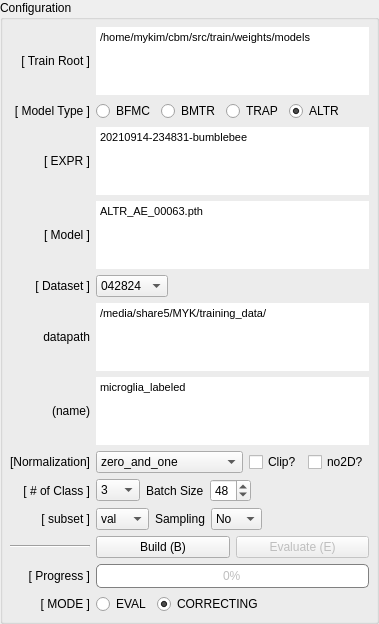
   <widget class="QGroupBox" name="gridGboxConfig">
    <property name="geometry">
     <rect>
      <x>10</x>
      <y>20</y>
      <width>341</width>
      <height>351</height>
     </rect>
    </property>
    <property name="styleSheet">
     <string notr="true"/>
    </property>
    <property name="title">
     <string>Configuration</string>
    </property>
    <layout class="QGridLayout" name="gridLayout">
     <property name="leftMargin">
      <number>7</number>
     </property>
     <property name="topMargin">
      <number>7</number>
     </property>
     <property name="rightMargin">
      <number>7</number>
     </property>
     <property name="bottomMargin">
      <number>7</number>
     </property>
     <item row="0" column="0">
      <widget class="QLabel" name="lbl_trainRoot">
       <property name="styleSheet">
        <string notr="true">font: 75 9pt &quot;Ubuntu&quot;;</string>
       </property>
       <property name="text">
        <string>[ Train Root ]</string>
       </property>
       <property name="alignment">
        <set>Qt::AlignRight|Qt::AlignTrailing|Qt::AlignVCenter</set>
       </property>
      </widget>
     </item>
     <item row="12" column="1">
      <widget class="QProgressBar" name="pBarEval">
       <property name="enabled">
        <bool>false</bool>
       </property>
       <property name="styleSheet">
        <string notr="true">QProgressBar{
    border: 1px solid grey;
    border-radius: 5px;
    text-align: center
}

QProgressBar::chunk {
    background-color: lightblue;
    width: 10px;
    margin: 1px;
}</string>
       </property>
       <property name="value">
        <number>0</number>
       </property>
      </widget>
     </item>
     <item row="1" column="1">
      <layout class="QHBoxLayout" name="hl_ModelType">
       <item>
        <widget class="QRadioButton" name="rbtnBFMC">
         <property name="styleSheet">
          <string>font: 75 9pt &quot;Ubuntu&quot;;</string>
         </property>
         <property name="text">
          <string>BFMC</string>
         </property>
         <property name="checked">
          <bool>false</bool>
         </property>
         <attribute name="buttonGroup">
          <string notr="true">btnGroup_modelType</string>
         </attribute>
        </widget>
       </item>
       <item>
        <widget class="QRadioButton" name="rbtnBMTR">
         <property name="styleSheet">
          <string>font: 75 9pt &quot;Ubuntu&quot;;</string>
         </property>
         <property name="text">
          <string>BMTR</string>
         </property>
         <property name="checked">
          <bool>false</bool>
         </property>
         <attribute name="buttonGroup">
          <string notr="true">btnGroup_modelType</string>
         </attribute>
        </widget>
       </item>
       <item>
        <widget class="QRadioButton" name="rbtnTRAP">
         <property name="styleSheet">
          <string notr="true">font: 75 9pt &quot;Ubuntu&quot;;</string>
         </property>
         <property name="text">
          <string>TRAP</string>
         </property>
         <property name="checked">
          <bool>false</bool>
         </property>
         <attribute name="buttonGroup">
          <string notr="true">btnGroup_modelType</string>
         </attribute>
        </widget>
       </item>
       <item>
        <widget class="QRadioButton" name="rbtnALTR">
         <property name="styleSheet">
          <string notr="true">font: 75 9pt &quot;Ubuntu&quot;;</string>
         </property>
         <property name="text">
          <string>ALTR</string>
         </property>
         <property name="checked">
          <bool>true</bool>
         </property>
         <attribute name="buttonGroup">
          <string notr="true">btnGroup_modelType</string>
         </attribute>
        </widget>
       </item>
       <item>
        <spacer name="hspacer1">
         <property name="orientation">
          <enum>Qt::Horizontal</enum>
         </property>
         <property name="sizeHint" stdset="0">
          <size>
           <width>40</width>
           <height>20</height>
          </size>
         </property>
        </spacer>
       </item>
      </layout>
     </item>
     <item row="7" column="1">
      <layout class="QHBoxLayout" name="hl_Batch">
       <item>
        <widget class="QComboBox" name="cbBox_NormType">
         <property name="styleSheet">
          <string notr="true">font: 75 9pt &quot;Ubuntu&quot;;</string>
         </property>
         <item>
          <property name="text">
           <string>zero_and_one</string>
          </property>
         </item>
         <item>
          <property name="text">
           <string>zero_mean</string>
          </property>
         </item>
         <item>
          <property name="text">
           <string>minus_one_and_one</string>
          </property>
         </item>
        </widget>
       </item>
       <item>
        <widget class="QCheckBox" name="chkBox_Clip">
         <property name="styleSheet">
          <string notr="true">font: 75 9pt &quot;Ubuntu&quot;;</string>
         </property>
         <property name="text">
          <string>Clip?</string>
         </property>
        </widget>
       </item>
       <item>
        <widget class="QCheckBox" name="chkBox_No2D">
         <property name="styleSheet">
          <string notr="true">font: 75 9pt &quot;Ubuntu&quot;;</string>
         </property>
         <property name="text">
          <string>no2D?</string>
         </property>
        </widget>
       </item>
       <item>
        <spacer name="hspacer4">
         <property name="orientation">
          <enum>Qt::Horizontal</enum>
         </property>
         <property name="sizeHint" stdset="0">
          <size>
           <width>40</width>
           <height>20</height>
          </size>
         </property>
        </spacer>
       </item>
      </layout>
     </item>
     <item row="8" column="0">
      <widget class="QLabel" name="lbl_numClass">
       <property name="styleSheet">
        <string notr="true">font: 75 9pt &quot;Ubuntu&quot;;</string>
       </property>
       <property name="text">
        <string>[ # of Class ]</string>
       </property>
       <property name="alignment">
        <set>Qt::AlignRight|Qt::AlignTrailing|Qt::AlignVCenter</set>
       </property>
      </widget>
     </item>
     <item row="11" column="1">
      <layout class="QHBoxLayout" name="horizontalLayout">
       <item>
        <widget class="QPushButton" name="btnBuild">
         <property name="styleSheet">
          <string notr="true">font: 75 10pt &quot;Ubuntu&quot;;</string>
         </property>
         <property name="text">
          <string>Build (B)</string>
         </property>
         <property name="shortcut">
          <string>B</string>
         </property>
        </widget>
       </item>
       <item>
        <widget class="QPushButton" name="btnEval">
         <property name="enabled">
          <bool>false</bool>
         </property>
         <property name="text">
          <string>Evaluate (E)</string>
         </property>
         <property name="shortcut">
          <string>E</string>
         </property>
        </widget>
       </item>
      </layout>
     </item>
     <item row="8" column="1">
      <layout class="QHBoxLayout" name="hl_Class" stretch="0,0,0,0">
       <item>
        <widget class="QComboBox" name="cboxNumClass">
         <property name="styleSheet">
          <string notr="true">font: 75 9pt &quot;Ubuntu&quot;;</string>
         </property>
         <property name="currentIndex">
          <number>1</number>
         </property>
         <property name="frame">
          <bool>true</bool>
         </property>
         <item>
          <property name="text">
           <string>2</string>
          </property>
         </item>
         <item>
          <property name="text">
           <string>3</string>
          </property>
         </item>
         <item>
          <property name="text">
           <string>4</string>
          </property>
         </item>
         <item>
          <property name="text">
           <string>5</string>
          </property>
         </item>
         <item>
          <property name="text">
           <string>6</string>
          </property>
         </item>
         <item>
          <property name="text">
           <string>7</string>
          </property>
         </item>
         <item>
          <property name="text">
           <string>8</string>
          </property>
         </item>
         <item>
          <property name="text">
           <string>9</string>
          </property>
         </item>
         <item>
          <property name="text">
           <string>10</string>
          </property>
         </item>
        </widget>
       </item>
       <item>
        <widget class="QLabel" name="label">
         <property name="styleSheet">
          <string notr="true">font: 75 9pt &quot;Ubuntu&quot;;</string>
         </property>
         <property name="text">
          <string>Batch Size</string>
         </property>
        </widget>
       </item>
       <item>
        <widget class="QSpinBox" name="sbBatchSize">
         <property name="styleSheet">
          <string>font: 75 9pt &quot;Ubuntu&quot;;</string>
         </property>
         <property name="maximum">
          <number>96</number>
         </property>
         <property name="value">
          <number>48</number>
         </property>
        </widget>
       </item>
       <item>
        <spacer name="hspacer3">
         <property name="orientation">
          <enum>Qt::Horizontal</enum>
         </property>
         <property name="sizeHint" stdset="0">
          <size>
           <width>40</width>
           <height>20</height>
          </size>
         </property>
        </spacer>
       </item>
      </layout>
     </item>
     <item row="7" column="0">
      <widget class="QLabel" name="lbl_batchsize">
       <property name="styleSheet">
        <string notr="true">font: 75 9pt &quot;Ubuntu&quot;;</string>
       </property>
       <property name="text">
        <string>[Normalization]</string>
       </property>
       <property name="alignment">
        <set>Qt::AlignRight|Qt::AlignTrailing|Qt::AlignVCenter</set>
       </property>
      </widget>
     </item>
     <item row="5" column="0">
      <widget class="QLabel" name="lbl_datasetPath">
       <property name="styleSheet">
        <string notr="true">font: 75 9pt &quot;Ubuntu&quot;;</string>
       </property>
       <property name="text">
        <string>datapath</string>
       </property>
       <property name="alignment">
        <set>Qt::AlignRight|Qt::AlignTrailing|Qt::AlignVCenter</set>
       </property>
      </widget>
     </item>
     <item row="0" column="1">
      <widget class="QTextEdit" name="txt_trainRoot">
       <property name="font">
        <font>
         <family>Ubuntu</family>
         <pointsize>9</pointsize>
         <weight>9</weight>
         <italic>false</italic>
         <bold>false</bold>
        </font>
       </property>
       <property name="styleSheet">
        <string notr="true">font: 75 9pt &quot;Ubuntu&quot;;</string>
       </property>
       <property name="frameShape">
        <enum>QFrame::NoFrame</enum>
       </property>
       <property name="verticalScrollBarPolicy">
        <enum>Qt::ScrollBarAlwaysOff</enum>
       </property>
       <property name="tabChangesFocus">
        <bool>true</bool>
       </property>
       <property name="readOnly">
        <bool>true</bool>
       </property>
       <property name="html">
        <string>&lt;!DOCTYPE HTML PUBLIC &quot;-//W3C//DTD HTML 4.0//EN&quot; &quot;http://www.w3.org/TR/REC-html40/strict.dtd&quot;&gt;
&lt;html&gt;&lt;head&gt;&lt;meta name=&quot;qrichtext&quot; content=&quot;1&quot; /&gt;&lt;style type=&quot;text/css&quot;&gt;
p, li { white-space: pre-wrap; }
&lt;/style&gt;&lt;/head&gt;&lt;body style=&quot; font-family:'Ubuntu'; font-size:9pt; font-weight:72; font-style:normal;&quot;&gt;
&lt;p style=&quot; margin-top:12px; margin-bottom:12px; margin-left:0px; margin-right:0px; -qt-block-indent:0; text-indent:0px;&quot;&gt;&lt;span style=&quot; font-size:8pt;&quot;&gt;/home/mykim/cbm/src/train/weights/models&lt;/span&gt;&lt;/p&gt;&lt;/body&gt;&lt;/html&gt;</string>
       </property>
      </widget>
     </item>
     <item row="2" column="1">
      <widget class="QTextEdit" name="txt_expr">
       <property name="styleSheet">
        <string notr="true">font: 75 9pt &quot;Ubuntu&quot;;</string>
       </property>
       <property name="frameShape">
        <enum>QFrame::NoFrame</enum>
       </property>
       <property name="verticalScrollBarPolicy">
        <enum>Qt::ScrollBarAlwaysOff</enum>
       </property>
       <property name="readOnly">
        <bool>true</bool>
       </property>
       <property name="html">
        <string>&lt;!DOCTYPE HTML PUBLIC &quot;-//W3C//DTD HTML 4.0//EN&quot; &quot;http://www.w3.org/TR/REC-html40/strict.dtd&quot;&gt;
&lt;html&gt;&lt;head&gt;&lt;meta name=&quot;qrichtext&quot; content=&quot;1&quot; /&gt;&lt;style type=&quot;text/css&quot;&gt;
p, li { white-space: pre-wrap; }
&lt;/style&gt;&lt;/head&gt;&lt;body style=&quot; font-family:'Ubuntu'; font-size:9pt; font-weight:72; font-style:normal;&quot;&gt;
&lt;p style=&quot; margin-top:12px; margin-bottom:12px; margin-left:0px; margin-right:0px; -qt-block-indent:0; text-indent:0px;&quot;&gt;&lt;span style=&quot; font-family:'Noto Sans'; font-size:8pt; font-weight:400;&quot;&gt;20210914-234831-bumblebee&lt;/span&gt;&lt;/p&gt;&lt;/body&gt;&lt;/html&gt;</string>
       </property>
      </widget>
     </item>
     <item row="3" column="1">
      <widget class="QTextEdit" name="txt_model">
       <property name="styleSheet">
        <string notr="true">font: 75 9pt &quot;Ubuntu&quot;;</string>
       </property>
       <property name="frameShape">
        <enum>QFrame::NoFrame</enum>
       </property>
       <property name="verticalScrollBarPolicy">
        <enum>Qt::ScrollBarAlwaysOff</enum>
       </property>
       <property name="readOnly">
        <bool>true</bool>
       </property>
       <property name="html">
        <string>&lt;!DOCTYPE HTML PUBLIC &quot;-//W3C//DTD HTML 4.0//EN&quot; &quot;http://www.w3.org/TR/REC-html40/strict.dtd&quot;&gt;
&lt;html&gt;&lt;head&gt;&lt;meta name=&quot;qrichtext&quot; content=&quot;1&quot; /&gt;&lt;style type=&quot;text/css&quot;&gt;
p, li { white-space: pre-wrap; }
&lt;/style&gt;&lt;/head&gt;&lt;body style=&quot; font-family:'Ubuntu'; font-size:9pt; font-weight:72; font-style:normal;&quot;&gt;
&lt;p style=&quot; margin-top:12px; margin-bottom:12px; margin-left:0px; margin-right:0px; -qt-block-indent:0; text-indent:0px;&quot;&gt;&lt;span style=&quot; font-family:'Noto Sans'; font-size:8pt; font-weight:400;&quot;&gt;ALTR_AE_00063.pth&lt;/span&gt;&lt;/p&gt;&lt;/body&gt;&lt;/html&gt;</string>
       </property>
      </widget>
     </item>
     <item row="1" column="0">
      <widget class="QLabel" name="lbl_modelType">
       <property name="styleSheet">
        <string notr="true">font: 75 9pt &quot;Ubuntu&quot;;</string>
       </property>
       <property name="text">
        <string>[ Model Type ]</string>
       </property>
       <property name="alignment">
        <set>Qt::AlignRight|Qt::AlignTrailing|Qt::AlignVCenter</set>
       </property>
      </widget>
     </item>
     <item row="2" column="0">
      <widget class="QLabel" name="lbl_expr">
       <property name="styleSheet">
        <string notr="true">font: 75 9pt &quot;Ubuntu&quot;;</string>
       </property>
       <property name="text">
        <string>[ EXPR ]</string>
       </property>
       <property name="alignment">
        <set>Qt::AlignRight|Qt::AlignTrailing|Qt::AlignVCenter</set>
       </property>
      </widget>
     </item>
     <item row="5" column="1">
      <widget class="QTextEdit" name="txt_datasetPath">
       <property name="styleSheet">
        <string notr="true">font: 75 9pt &quot;Ubuntu&quot;;</string>
       </property>
       <property name="frameShape">
        <enum>QFrame::NoFrame</enum>
       </property>
       <property name="verticalScrollBarPolicy">
        <enum>Qt::ScrollBarAlwaysOff</enum>
       </property>
       <property name="readOnly">
        <bool>true</bool>
       </property>
       <property name="html">
        <string>&lt;!DOCTYPE HTML PUBLIC &quot;-//W3C//DTD HTML 4.0//EN&quot; &quot;http://www.w3.org/TR/REC-html40/strict.dtd&quot;&gt;
&lt;html&gt;&lt;head&gt;&lt;meta name=&quot;qrichtext&quot; content=&quot;1&quot; /&gt;&lt;style type=&quot;text/css&quot;&gt;
p, li { white-space: pre-wrap; }
&lt;/style&gt;&lt;/head&gt;&lt;body style=&quot; font-family:'Ubuntu'; font-size:9pt; font-weight:72; font-style:normal;&quot;&gt;
&lt;p style=&quot; margin-top:0px; margin-bottom:0px; margin-left:0px; margin-right:0px; -qt-block-indent:0; text-indent:0px;&quot;&gt;&lt;span style=&quot; font-family:'Noto Sans'; font-size:8pt; font-weight:400;&quot;&gt;/media/share5/MYK/training_data/&lt;/span&gt;&lt;/p&gt;&lt;/body&gt;&lt;/html&gt;</string>
       </property>
      </widget>
     </item>
     <item row="9" column="0">
      <widget class="QLabel" name="lbl_sampling">
       <property name="styleSheet">
        <string notr="true">font: 75 9pt &quot;Ubuntu&quot;;</string>
       </property>
       <property name="text">
        <string>[ subset ]</string>
       </property>
       <property name="alignment">
        <set>Qt::AlignRight|Qt::AlignTrailing|Qt::AlignVCenter</set>
       </property>
      </widget>
     </item>
     <item row="3" column="0">
      <widget class="QLabel" name="lbl_model">
       <property name="styleSheet">
        <string notr="true">font: 75 9pt &quot;Ubuntu&quot;;</string>
       </property>
       <property name="text">
        <string>[ Model ]</string>
       </property>
       <property name="alignment">
        <set>Qt::AlignRight|Qt::AlignTrailing|Qt::AlignVCenter</set>
       </property>
      </widget>
     </item>
     <item row="4" column="0">
      <widget class="QLabel" name="lbl_dataset">
       <property name="styleSheet">
        <string notr="true">font: 75 9pt &quot;Ubuntu&quot;;</string>
       </property>
       <property name="text">
        <string>[ Dataset ]</string>
       </property>
       <property name="alignment">
        <set>Qt::AlignRight|Qt::AlignTrailing|Qt::AlignVCenter</set>
       </property>
      </widget>
     </item>
     <item row="6" column="1">
      <widget class="QTextEdit" name="txt_datasetName">
       <property name="styleSheet">
        <string notr="true">font: 75 9pt &quot;Ubuntu&quot;;</string>
       </property>
       <property name="frameShape">
        <enum>QFrame::NoFrame</enum>
       </property>
       <property name="verticalScrollBarPolicy">
        <enum>Qt::ScrollBarAlwaysOff</enum>
       </property>
       <property name="readOnly">
        <bool>true</bool>
       </property>
       <property name="html">
        <string>&lt;!DOCTYPE HTML PUBLIC &quot;-//W3C//DTD HTML 4.0//EN&quot; &quot;http://www.w3.org/TR/REC-html40/strict.dtd&quot;&gt;
&lt;html&gt;&lt;head&gt;&lt;meta name=&quot;qrichtext&quot; content=&quot;1&quot; /&gt;&lt;style type=&quot;text/css&quot;&gt;
p, li { white-space: pre-wrap; }
&lt;/style&gt;&lt;/head&gt;&lt;body style=&quot; font-family:'Ubuntu'; font-size:9pt; font-weight:72; font-style:normal;&quot;&gt;
&lt;p style=&quot; margin-top:12px; margin-bottom:12px; margin-left:0px; margin-right:0px; -qt-block-indent:0; text-indent:0px;&quot;&gt;&lt;span style=&quot; font-family:'Noto Sans'; font-size:8pt; font-weight:400;&quot;&gt;microglia_labeled&lt;/span&gt;&lt;/p&gt;&lt;/body&gt;&lt;/html&gt;</string>
       </property>
      </widget>
     </item>
     <item row="6" column="0">
      <widget class="QLabel" name="lbl_datasetName">
       <property name="styleSheet">
        <string notr="true">font: 75 9pt &quot;Ubuntu&quot;;</string>
       </property>
       <property name="text">
        <string>    (name)</string>
       </property>
       <property name="alignment">
        <set>Qt::AlignRight|Qt::AlignTrailing|Qt::AlignVCenter</set>
       </property>
      </widget>
     </item>
     <item row="4" column="1">
      <layout class="QHBoxLayout" name="hl_Dataset">
       <item>
        <widget class="QComboBox" name="cboxDataset">
         <property name="styleSheet">
          <string notr="true">font: 75 9pt &quot;Ubuntu&quot;;</string>
         </property>
         <property name="editable">
          <bool>false</bool>
         </property>
         <item>
          <property name="text">
           <string>042824</string>
          </property>
         </item>
         <item>
          <property name="text">
           <string>031219</string>
          </property>
         </item>
         <item>
          <property name="text">
           <string>022819</string>
          </property>
         </item>
         <item>
          <property name="text">
           <string>011819</string>
          </property>
         </item>
         <item>
          <property name="text">
           <string>073118</string>
          </property>
         </item>
         <item>
          <property name="text">
           <string>011019</string>
          </property>
         </item>
         <item>
          <property name="text">
           <string>010419</string>
          </property>
         </item>
         <item>
          <property name="text">
           <string>010919</string>
          </property>
         </item>
         <item>
          <property name="text">
           <string>101518</string>
          </property>
         </item>
        </widget>
       </item>
       <item>
        <spacer name="hspacer2">
         <property name="orientation">
          <enum>Qt::Horizontal</enum>
         </property>
         <property name="sizeHint" stdset="0">
          <size>
           <width>40</width>
           <height>20</height>
          </size>
         </property>
        </spacer>
       </item>
      </layout>
     </item>
     <item row="9" column="1">
      <layout class="QHBoxLayout" name="hl_Sampling">
       <item>
        <widget class="QComboBox" name="cboxDataSubset">
         <property name="font">
          <font>
           <family>Ubuntu</family>
           <pointsize>9</pointsize>
           <weight>9</weight>
           <italic>false</italic>
           <bold>false</bold>
          </font>
         </property>
         <property name="styleSheet">
          <string>font: 75 9pt &quot;Ubuntu&quot;;</string>
         </property>
         <item>
          <property name="text">
           <string>val</string>
          </property>
         </item>
         <item>
          <property name="text">
           <string>train</string>
          </property>
         </item>
        </widget>
       </item>
       <item>
        <widget class="QLabel" name="lblSamplingVal">
         <property name="styleSheet">
          <string>font: 75 9pt &quot;Ubuntu&quot;;</string>
         </property>
         <property name="text">
          <string>Sampling</string>
         </property>
        </widget>
       </item>
       <item>
        <widget class="QComboBox" name="cboxDataSampling">
         <property name="styleSheet">
          <string>font: 75 9pt &quot;Ubuntu&quot;;</string>
         </property>
         <item>
          <property name="text">
           <string>No</string>
          </property>
         </item>
         <item>
          <property name="text">
           <string>Yes</string>
          </property>
         </item>
        </widget>
       </item>
       <item>
        <spacer name="hspacer6">
         <property name="orientation">
          <enum>Qt::Horizontal</enum>
         </property>
         <property name="sizeHint" stdset="0">
          <size>
           <width>40</width>
           <height>20</height>
          </size>
         </property>
        </spacer>
       </item>
      </layout>
     </item>
     <item row="12" column="0">
      <widget class="QLabel" name="lbl_progress">
       <property name="styleSheet">
        <string notr="true">font: 75 9pt &quot;Ubuntu&quot;;</string>
       </property>
       <property name="text">
        <string>[ Progress ]</string>
       </property>
       <property name="alignment">
        <set>Qt::AlignRight|Qt::AlignTrailing|Qt::AlignVCenter</set>
       </property>
      </widget>
     </item>
     <item row="13" column="1">
      <layout class="QHBoxLayout" name="horizontalLayout_4" stretch="0,0,0">
       <item>
        <widget class="QRadioButton" name="rbtnModeEval">
         <property name="styleSheet">
          <string notr="true">font: 75 9pt &quot;Ubuntu&quot;;</string>
         </property>
         <property name="text">
          <string>EVAL</string>
         </property>
         <attribute name="buttonGroup">
          <string notr="true">btnGroup_mode</string>
         </attribute>
        </widget>
       </item>
       <item>
        <widget class="QRadioButton" name="rbtnModeCorrecting">
         <property name="styleSheet">
          <string notr="true">font: 75 9pt &quot;Ubuntu&quot;;</string>
         </property>
         <property name="text">
          <string>CORRECTING</string>
         </property>
         <property name="checked">
          <bool>true</bool>
         </property>
         <attribute name="buttonGroup">
          <string notr="true">btnGroup_mode</string>
         </attribute>
        </widget>
       </item>
       <item>
        <spacer name="horizontalSpacer">
         <property name="orientation">
          <enum>Qt::Horizontal</enum>
         </property>
         <property name="sizeHint" stdset="0">
          <size>
           <width>40</width>
           <height>20</height>
          </size>
         </property>
        </spacer>
       </item>
      </layout>
     </item>
     <item row="13" column="0">
      <widget class="QLabel" name="lbl_mode">
       <property name="styleSheet">
        <string notr="true">font: 75 9pt &quot;Ubuntu&quot;;</string>
       </property>
       <property name="text">
        <string>[ MODE ]</string>
       </property>
       <property name="alignment">
        <set>Qt::AlignRight|Qt::AlignTrailing|Qt::AlignVCenter</set>
       </property>
      </widget>
     </item>
     <item row="11" column="0">
      <widget class="Line" name="line">
       <property name="orientation">
        <enum>Qt::Horizontal</enum>
       </property>
      </widget>
     </item>
    </layout>
   </widget>
